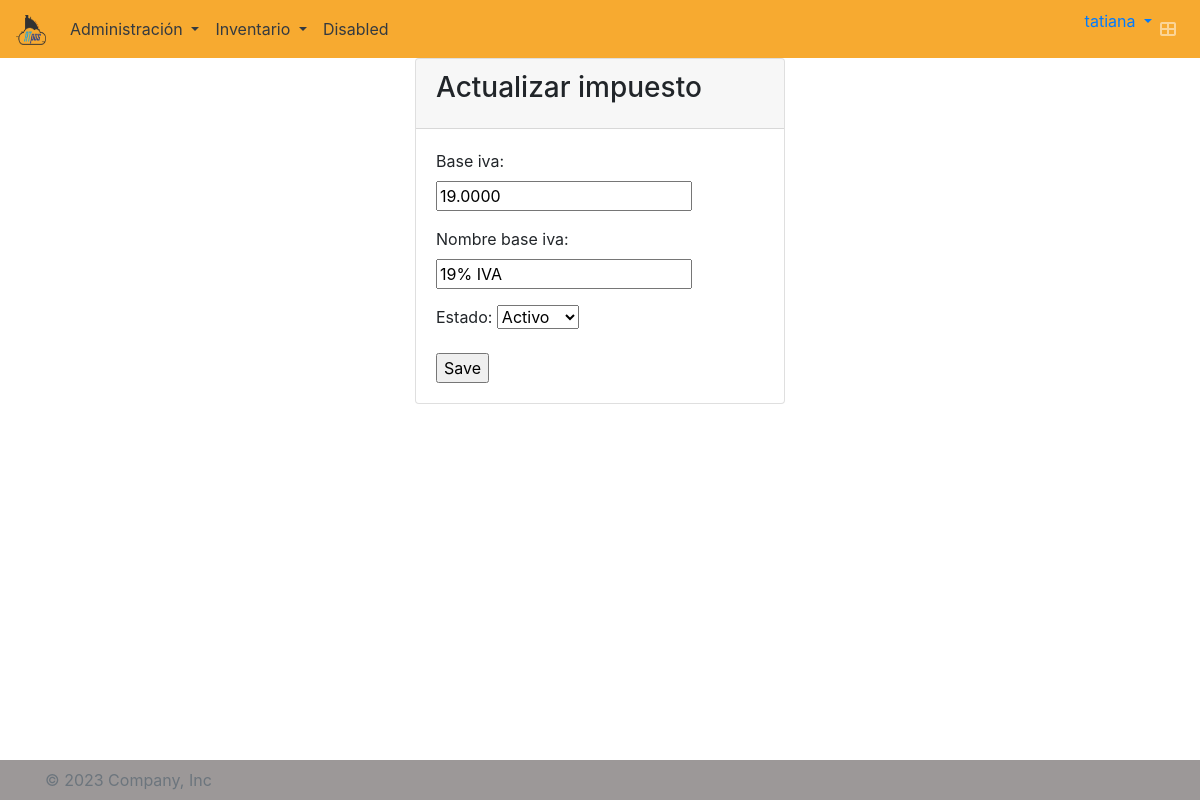
Screenshot of /baseiva/update/4/ (signed in) with the database file from the repository.
### atpos/models.py (models this page shows, shortened)
class Usuario(AbstractUser):
    empresa = models.ForeignKey(Empresa, on_delete=models.CASCADE, blank=True, null=True)
    tel_inicial = models.CharField(max_length=10, blank=True, null=True)
    class Meta:
        default_permissions = ()
        permissions = [('add_usuario', 'Usuario crear'),
                        ('change_usuario', 'Usuario modificar'),
                        ('delete_usuario', 'Usuario eliminar'),
                        ('view_usuario', 'Usuario ver'),
                        ('password_usuario', 'Puede cambiar la clave usuario')]

class BaseIVA(models.Model):
    base_iva = models.DecimalField(max_digits=7, decimal_places=4)
    nombre_base_iva = models.CharField(max_length=30)
    estado = models.CharField(max_length=1, choices=ESTADO, default=ACTIVO )
    empresa = models.ForeignKey(Empresa, on_delete=models.CASCADE)
    class Meta:
        default_permissions = ()
        permissions = [('add_baseiva', 'Base IVA crear'),
                       ('change_baseiva', 'Base IVA modificar'),
                       ('delete_baseiva', 'Base IVA eliminar'),
                       ('view_baseiva', 'Base IVA ver')]
        unique_together = ('base_iva', 'nombre_base_iva')

### atpos/views.py (the view, shortened to what this page needs)
# urls.py: path('baseiva/update/<int:pk>/', login_required(BaseIVAUpdate.as_view()), name='baseiva-update'),
class BaseIVAUpdate(UpdateView):
    model = BaseIVA
    fields = ['base_iva', 'nombre_base_iva', 'estado']
    template_name_suffix = '_update_form'

### atpos/templates/atpos/baseiva_update_form.html (shortened to what this page needs)
{% extends 'base.html' %}
{% load static %}
{% block content %}
<section class="content" style="display: grid; place-items: center;">
    <div class="col-md-4">
        <div class="card">
            <div class="card-header">
                <h3 class="card-title">Actualizar impuesto</h3>
            </div>
            <div class="card-body">
                <table>
                    <form method="post">
                        {{ form.as_p }}
                        <input type="submit" value="Save">
                    </form>
            </table>
            </div>
        </div>
    </div>
</section>
{% endblock %}

### atpos/templates/components/navbar.html (shortened to what this page needs)
{% load static %}
<nav class="navbar navbar-expand-lg navbar-dark bg-color-nav">
  <a class="navbar-brand" href="{% url 'tablero' %}">
    <img src="{% static 'img/LogoATpos200px.png' %}" width="30" height="30" alt="">
  </a>
  <div class="collapse navbar-collapse colortext" id="navbarSupportedContent">
    <ul class="navbar-nav mr-auto">
      <li class="nav-item dropdown">
        <a class="nav-link dropdown-toggle text-dark" href="#" id="navbarDropdown" role="button" data-toggle="dropdown" aria-haspopup="true" aria-expanded="false">
          Administración
        </a>
      </li>
      <li class="nav-item dropdown">
        <a class="nav-link dropdown-toggle text-dark" href="#" id="navbarDropdown" role="button" data-toggle="dropdown" aria-haspopup="true" aria-expanded="false">
          Inventario
        </a>
      </li>
      <li class="nav-item">
        <a class="nav-link text-dark" href="#">Disabled</a>
      </li>
    </ul>
  </div>
  <ul class="navbar-nav ml-auto">
    <li class="dropdown user user-menu">
      <a href="#" class="dropdown-toggle" data-toggle="dropdown">
        <span class="hidden-xs">{{ user.username }}</span>
      </a>
    </li>
    <li class="nav-item">
      <a class="nav-link" data-widget="control-sidebar" data-slide="true" href="#" role="button">
        <i class="fas fa-th-large"></i>
      </a>
    </li>
  </ul>
</nav>

### atpos/static/atpos/css/style.css (style rules this page uses)
.bg-color-nav { background-color: #f7aa30!important; }

### rows the page displays
Usuario: username "tatiana"
BaseIVA: base_iva "19.0000", nombre_base_iva "19% IVA", estado "Activo"
